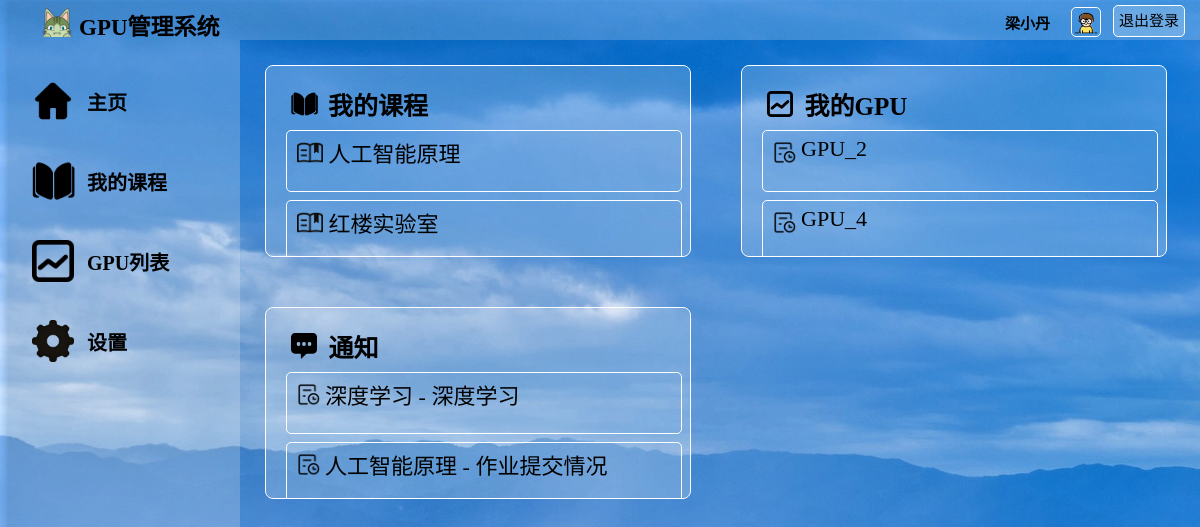
Before: /index_teacher/ (signed in) with the older database file.
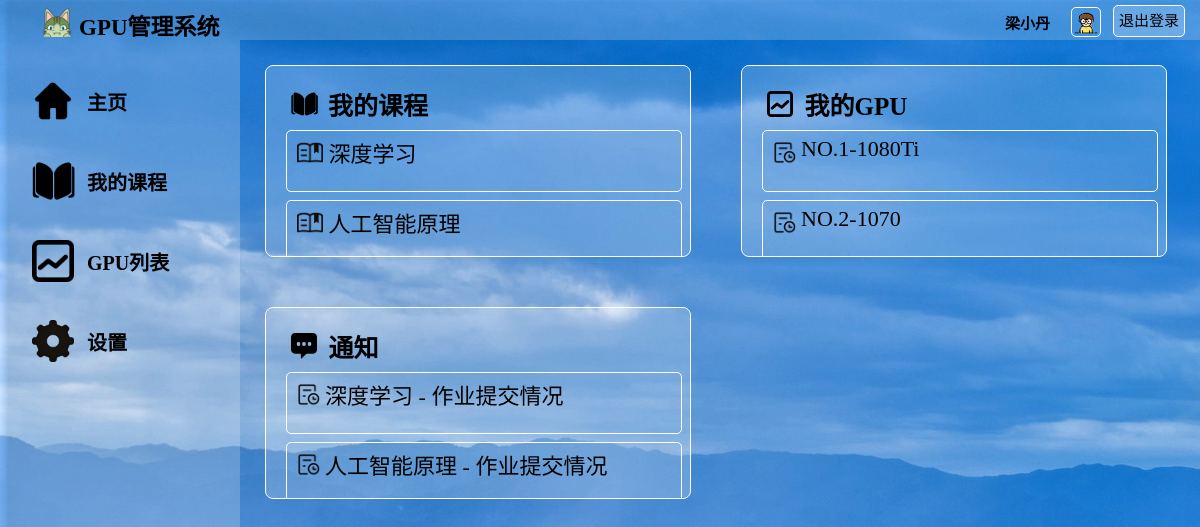
After: the same page with the newer database file.
### watchlist/models.py (models this page shows)
class Course(db.Model):
    __tablename__ = 'Course'
    id = db.Column(db.Integer, primary_key=True)  # id（主键）
    name = db.Column(db.String(50))               # 课程名称
    teacher = db.Column(db.String(50))            # 任课老师
    time = db.Column(db.String(50))               # 授课时间（学年、学期）
    info = db.Column(db.String(300))              # 课程其他信息
    pic_path = db.Column(db.String(128), default="/static/pic/course_logo.png") # 课程头像

class GPU_course(db.Model):
    __tablename__ = 'GPU_course'
    id = db.Column(db.Integer, primary_key=True)  # id（主键）
    gpu_name = db.Column(db.String(50), db.ForeignKey('GPU.name'))  # 存储用户名（记得包括老师本人）
    course_name = db.Column(db.String(50), db.ForeignKey('Course.name'))  # 用户对应的课程

class Message(db.Model):
    __tablename__ = 'Message'
    id = db.Column(db.Integer, primary_key=True)                           # id（主键）
    course_name = db.Column(db.String(50), db.ForeignKey('Course.name'))   # 消息对应的课程
    title = db.Column(db.String(50))                                       # 消息的标题
    info = db.Column(db.String(1000))                                      # 消息的内容

### watchlist/views.py (the view)
@app.route('/index_teacher/', methods=['GET', 'POST'])
def index_teacher():
    courses = Course.query.all()
    relations = Relation.query.filter_by(user_name=current_user.username).all()
    processes = Process.query.all()
    messages = Message.query.all()
    gpus = GPU_course.query.all()
    return render_template('index_teacher.html', gpus=gpus,courses=courses, processes=processes, messages=messages, relations=relations)

### watchlist/__init__.py (called while the page is built)
@login_manager.user_loader
def load_user(user_id):
    from watchlist.models import User
    user = User.query.get(int(user_id))
    return user

@app.context_processor
def inject_user():
    from watchlist.models import User
    user = User.query.first()
    return dict(user=user)

### watchlist/templates/index_teacher.html (shortened to what this page needs)
<!DOCTYPE html>
<html lang="en">
<head>
	<link rel="stylesheet" href="/static/style.css" />
</head>
<body>
	<div id="container">
		<div id="header" >
			<div id="logo">
	            <img src="/static/pic/logo.png" alt="">
	            <span>GPU管理系统</span>
	        </div>
			<div id="other">
				<form form method="POST" action="/logout/">
					<a id="login_out" href="/logout/" class="button">退出登录</a>
					<div id="user_img">
						<img src="{{ current_user.pic_path }}" alt="image">
					</div>
					<div id="user_name">
						<span>{{ current_user.username }}</span>
					</div>
				</form>
			</div>
		</div>
		<div id="main">
			<div id="aside">
				<br>
				<div id="Home Page">
					<div class="asidepic">
						<img src="/static/pic/home.png" alt="">
					</div>
					<div class="asidechoices">
						<a href="/index_teacher/">主页</a>
					</div>
				</div>
				<div id="My courses">
					<div class="asidepic">
						<img src="/static/pic/courses.png" alt="">
					</div>
					<div class="asidechoices">
						<a href="/my_courses_teacher/">我的课程</a>
					</div>
				</div>
				<div id="Process">
					<div class="asidepic">
						<img src="/static/pic/process.png" alt="">
					</div>
					<div class="asidechoices">
						<a href="/process_teacher/">GPU列表</a>
					</div>
				</div>
				<div id="Settings">
					<div class="asidepic">
						<img src="/static/pic/settings.png" alt="">
					</div>
					<div class="asidechoices">
						<a href="/settings_teacher/">设置</a>
					</div>
				</div>
			</div>
			<div id="content">
				<div id="my_courses" class="index_box">
					<a href="/my_courses_teacher/">
						<div class="index_img">
							<img src="/static/pic/courses.png" alt="">
						</div>
						我的课程
					</a>
					{% for r in relations %}
					{% for c in courses %}
					{% if c['name'] == r['course_name'] %}
					<div class="index_coursebox">
						<a href="/my_courses_teacher/{{ c['id'] }}/">
							<div class="index_img">
								<img src="/static/pic/course_.png" alt="">
							</div>
							{{ c['name'] }}
						</a>
					</div>
					{% endif %}
					{% endfor %}
					{% endfor %}
				</div>
				<div id="my_process" class="index_box">
					<a href="/process_teacher/">
						<div class="index_img">
							<img src="/static/pic/process.png" alt="">
						</div>
						&nbsp我的GPU
					</a>
					{% for r in relations %}
					{% for g in gpus %}
					{% for c in courses %}
					{% if c['name'] == g['course_name'] %}
					{% if r['course_name']==c['name'] %}
					<div class="index_coursebox">
						<a href="/GPUs/{{ g['id'] }}/">
							<div class="index_img">
								<img src="/static/pic/process_.png" alt="">
							</div>
							{{g['gpu_name']}}
						</a>
					</div>
					{% endif %}
					{% endif %}
					{% endfor %}
					{% endfor %}
					{% endfor %}
				</div>
				<div id="my_message" class="index_box">
					<a href="/teacher_notice/">
						<div class="index_img">
							<img src="/static/pic/message.png" alt="">
						</div>
						&nbsp通知
					</a>
					{% for m in messages %}
					<div class="index_coursebox">
						<a href="/teacher_notice/{{ m['id'] }}/">
							<div class="index_img">
								<img src="/static/pic/process_.png" alt="">
							</div>
							{{ m['course_name'] }} - {{ m['title'] }}
						</a>
					</div>
					{% endfor %}
				</div>
			</div>
		</div>
</body>
</html>

Changed rows visible on the page:
no longer on this page (row unchanged): Course: name "红楼实验室"
no longer on this page (row edited): GPU_course: gpu_name "GPU_4"
now on this page (row edited): Course: name "深度学习"
now on this page (row edited): GPU_course: gpu_name "NO.1-1080Ti"
changed GPU_course (number 2 of 2 on the later page): gpu_name "GPU_2" → "NO.2-1070"
changed Message "深度学习": title "深度学习" → "作业提交情况"
